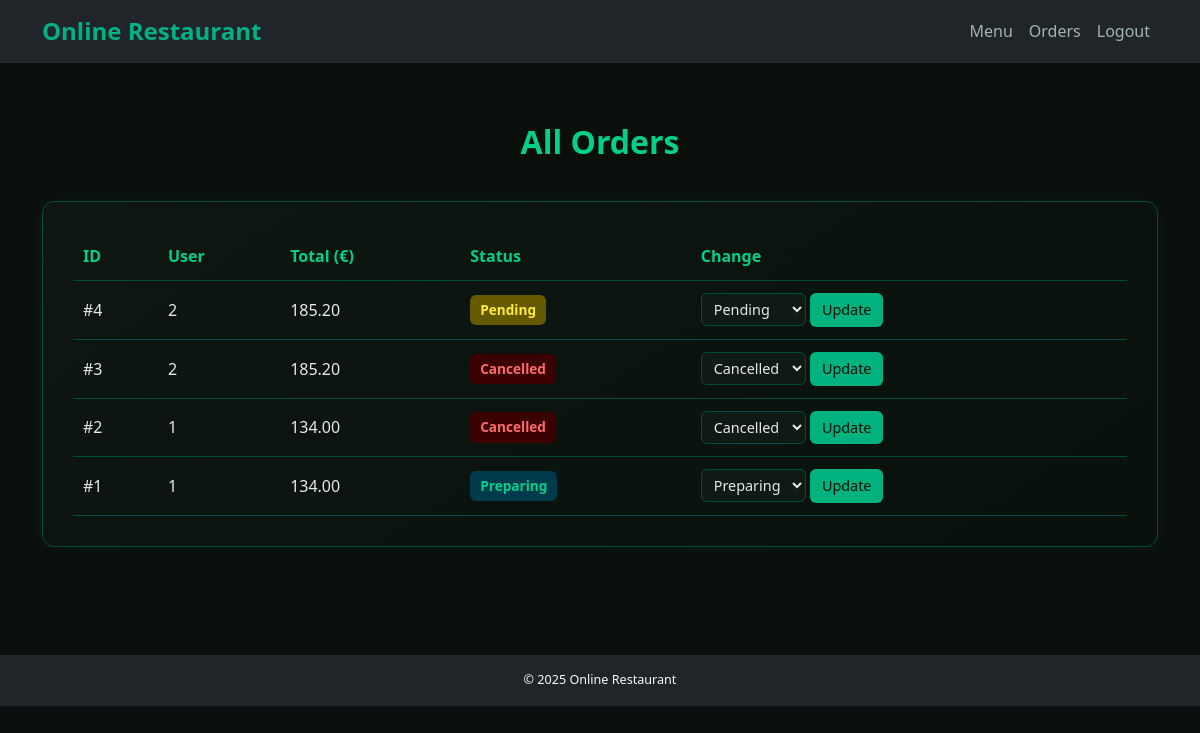
Page /admin/orders (signed in) on the earlier database version.
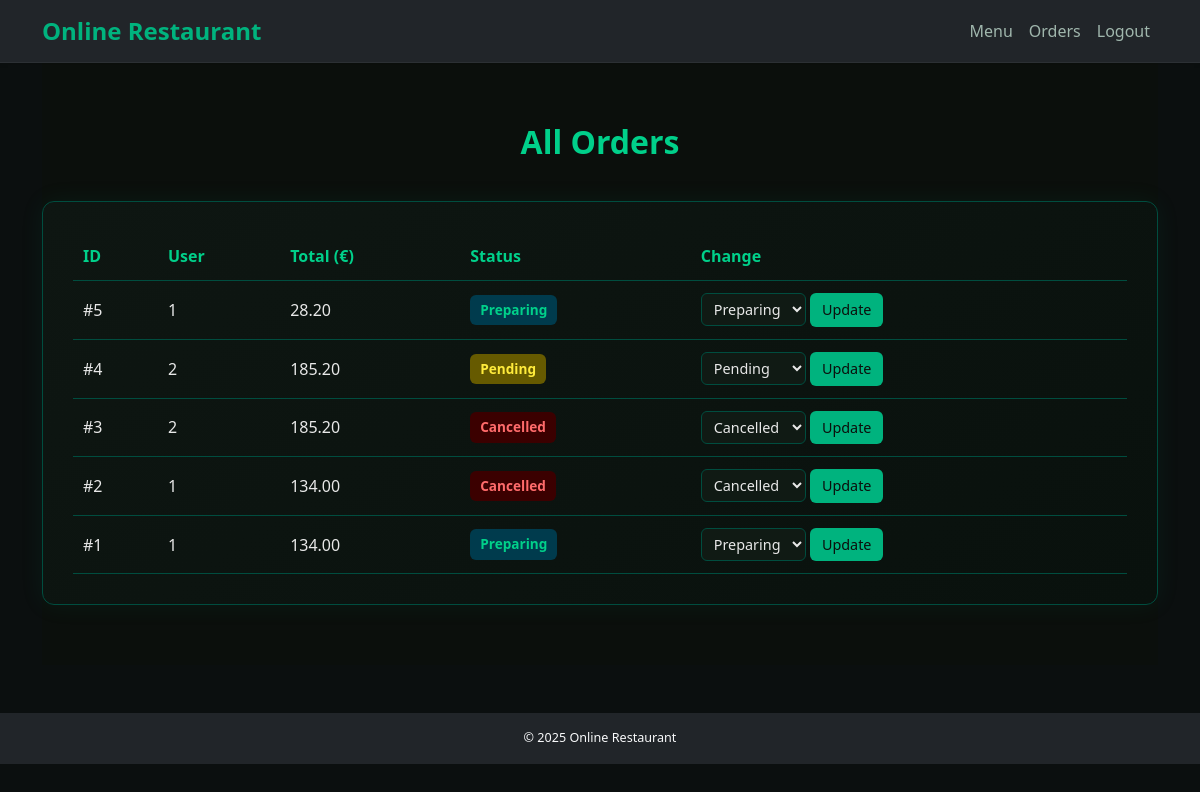
Same page on the later database version.
### models/models.py (models this page shows)
class Order(db.Model):
    id = db.Column(db.Integer, primary_key=True)
    user_id = db.Column(db.Integer, db.ForeignKey('user.id'), nullable=False)
    total_price = db.Column(db.Float, nullable=False)
    date = db.Column(db.DateTime, server_default=db.func.now())
    items = db.relationship('OrderItem', backref='order', lazy=True)
    status = db.Column(db.String(50), default='Pending')

### routes/admin.py (the view)
@admin_bp.route('/admin/orders')
@login_required
def view_orders():
    if not current_user.is_admin:
        flash('Access denied.')
        return redirect(url_for('main.menu'))
    orders = Order.query.order_by(Order.date.desc()).all()
    return render_template('admin_orders.html', orders=orders)

### app.py (called while the page is built)
@login_manager.user_loader
def load_user(user_id):
    from models.models import User
    return User.query.get(int(user_id))

def create_app():
    app = Flask(__name__)
    app.config.from_object(Config)
    app.config.from_pyfile('config.py', silent=True)
    db.init_app(app)
    migrate.init_app(app, db)
    login_manager.init_app(app)
    csrf.init_app(app)
    limiter.init_app(app)
    from routes.auth import auth_bp
    from routes.main import main_bp
    from routes.admin import admin_bp
    app.register_blueprint(auth_bp)
    app.register_blueprint(main_bp)
    app.register_blueprint(admin_bp)
    @app.after_request
    def set_headers(resp):
        resp.headers["Content-Security-Policy"] = (
            "default-src 'self'; img-src 'self' data:; style-src 'self' 'unsafe-inline'"
        )
        return resp
    return app

### templates/admin_orders.html (shortened to what this page needs)
{% extends 'base.html' %}
{% block content %}
<section class="admin-section fade-in">
  <h2 class="admin-title">All Orders</h2>
  {% if orders %}
  <div class="admin-card">
    <table class="admin-table">
      <thead>
        <tr>
          <th>ID</th>
          <th>User</th>
          <th>Total (€)</th>
          <th>Status</th>
          <th>Change</th>
        </tr>
      </thead>
      <tbody>
        {% for order in orders %}
        <tr>
          <td>#{{ order.id }}</td>
          <td>{{ order.user_id }}</td>
          <td>{{ '%.2f'|format(order.total_price) }}</td>
          <td>
            <span class="status-badge {{ order.status|lower }}">
              {{ order.status }}
            </span>
          </td>
          <td>
            <form action="{{ url_for('admin.change_order_status', order_id=order.id) }}" method="post" class="inline-form">
              <select name="status" class="status-select" required>
                <option {% if order.status=='Pending' %}selected{% endif %}>Pending</option>
                <option {% if order.status=='Preparing' %}selected{% endif %}>Preparing</option>
                <option {% if order.status=='Cancelled' %}selected{% endif %}>Cancelled</option>
              </select>
              <button type="submit" class="btn-small edit">Update</button>
            </form>
          </td>
        </tr>
        {% endfor %}
      </tbody>
    </table>
  </div>
  {% else %}
  <p class="empty-text">No orders yet. Customers must be starving.</p>
  {% endif %}
</section>
{% endblock %}

Differences in the rows shown:
added Order: id "5", user_id "1", total_price "28.20", status "Preparing"
